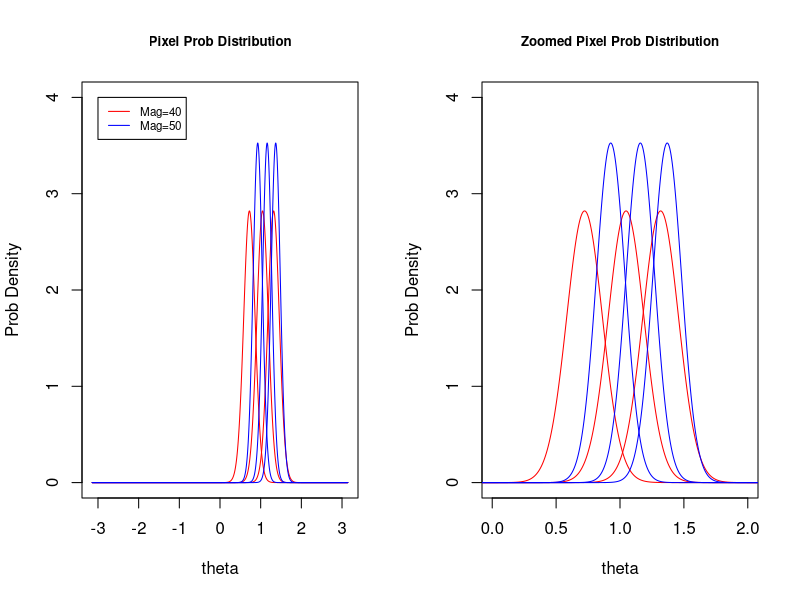

This chart was generated by the following R code:
library(VGAM)
rm(list=ls())
graphics.off()
theta<-seq(-pi,pi,0.0001)
i<-0
par(mfrow=c(1,2))
for (mag in c(1600,2500)){
  for (I in seq(10,30,10)){
     sigma<-8
     R<-sqrt(mag-I^2)
     c<-2*I*cos(theta)+2*R*sin(theta)
     f1<-1/(pi*sigma^2)*(sigma^2/2+c/2*exp((c^2)/(4*sigma^2))*(sqrt(pi)*sigma/2-sqrt(pi)*sigma/2*erf(-c/(2*sqrt(sigma)))))*exp(-(I^2+R^2)/(sigma^2))
     if (mag==1600 && I==10){p1<-plot(theta, f1, type="n", main="Pixel Prob Distribution",cex.main=0.8,ylim=c(0,4),ylab="Prob Density")}
     if (mag==1600){lines(theta, f1, type="l",col="red")}
     if (mag==2500){lines(theta, f1, type="l",col="blue")}
     i<-i+1
  }   
}
legend(-3, 4, legend=c("Mag=40", "Mag=50"),col=c("red", "blue"),
       lty=1, cex=0.7)
for (mag in c(1600,2500)){
  for (I in seq(10,30,10)){
    sigma<-8
    R<-sqrt(mag-I^2)
    c<-2*I*cos(theta)+2*R*sin(theta)
    f1<-1/(pi*sigma^2)*(sigma^2/2+c/2*exp((c^2)/(4*sigma^2))*(sqrt(pi)*sigma/2-sqrt(pi)*sigma/2*erf(-c/(2*sqrt(sigma)))))*exp(-(I^2+R^2)/(sigma^2))
    if (mag==1600 && I==10){p1<-plot(theta, f1, type="n", main="Zoomed Pixel Prob Distribution",cex.main=0.8,ylim=c(0,4),xlim=c(0,2),ylab="Prob Density")}
    if (mag==1600){lines(theta, f1, type="l",col="red")}
    if (mag==2500){lines(theta, f1, type="l",col="blue")}
    i<-i+1
  }   
}
legend(-3, 4, legend=c("Mag=40", "Mag=50"),col=c("red", "blue"),
       lty=1, cex=0.7)
